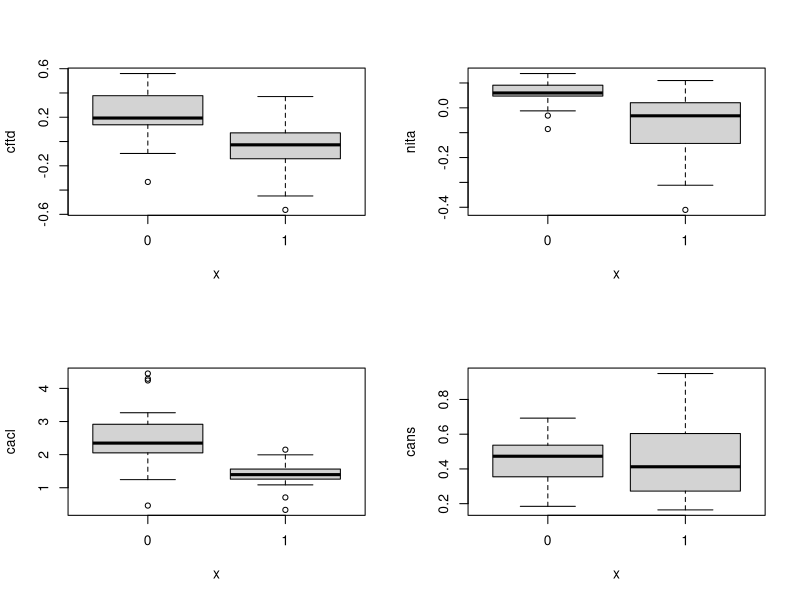
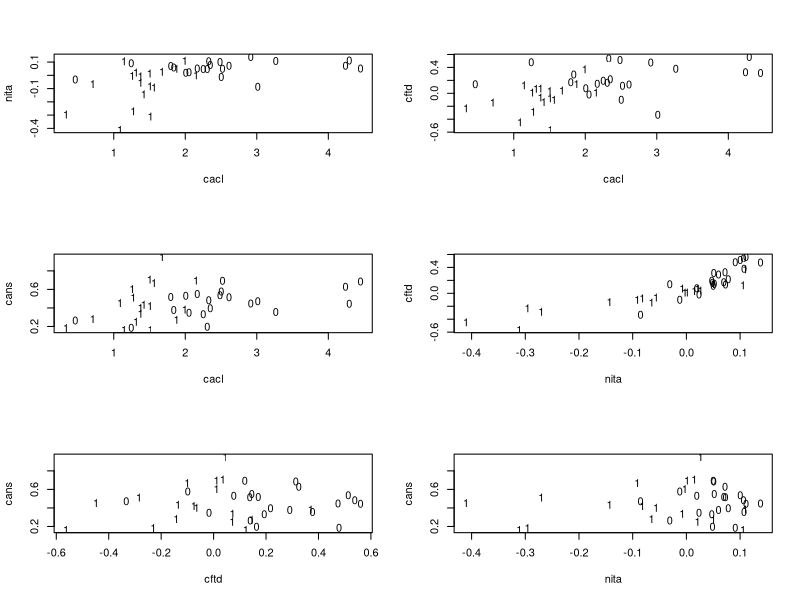
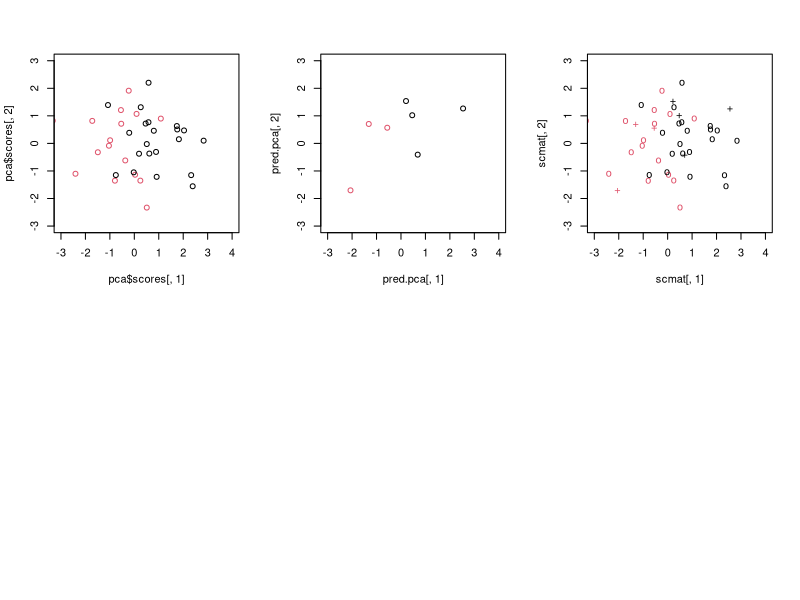

Here is the R script that generated these plots, in order:
# bankruptcy data, training + holdout
br.tr=read.table("bankruptcy-train.txt",head=T,skip=5)
br.ho=read.table("bankruptcy-holdout.txt",head=T,skip=5)

attach(br.tr)

#1(a)   cacl has largest absolute correlation with ibr
print(cor(br.tr))
#            cftd       nita       cacl        cans         ibr
#cftd  1.00000000  0.8702781  0.5052091  0.06085016 -0.55864023
#nita  0.87027807  1.0000000  0.4955879  0.13733578 -0.53221770
#cacl  0.50520912  0.4955879  1.0000000  0.36419711 -0.60628353
#cans  0.06085016  0.1373358  0.3641971  1.00000000 -0.04595699
#ibr  -0.55864023 -0.5322177 -0.6062835 -0.04595699  1.00000000

#1(b)
par(mfrow=c(2,2))
# first 3 seem to have discrimination power
plot(factor(ibr),cftd,ylab="cftd")
plot(factor(ibr),nita,ylab="nita")
plot(factor(ibr),cacl,ylab="cacl")  
plot(factor(ibr),cans,ylab="cans") # not good

#1(c)
par(mfrow=c(3,2))
plot(cacl,nita,type="n")
text(cacl,nita,label=ibr)
plot(cacl,cftd,type="n")
text(cacl,cftd,label=ibr)  # best ??
plot(cacl,cans,type="n")
text(cacl,cans,label=ibr)
plot(nita,cftd,type="n")
text(nita,cftd,label=ibr)  
plot(cftd,cans,type="n")
text(cftd,cans,label=ibr)
plot(nita,cans,type="n")
text(nita,cans,label=ibr)  # not good

# Best 2-variables are cacl,cftd  or nita,cftd
# Worst 2-variables are cans with nita ?

#2(a)
fit4=glm(ibr~cftd+nita+cacl+cans,family="binomial")
print(summary(fit4))
#Coefficients:
#            Estimate Std. Error z value Pr(>|z|)   
#(Intercept)    4.851      2.375   2.042  0.04112 * 
#cftd          -6.875      5.706  -1.205  0.22829   
#nita           4.951     12.743   0.389  0.69764   
#cacl          -3.179      1.217  -2.613  0.00898 **
#cans           3.029      3.160   0.959  0.33774   
#    Null deviance: 53.834  on 38  degrees of freedom
#Residual deviance: 25.902  on 34  degrees of freedom
#AIC: 35.902

#2(b)
fit2=glm(ibr~cacl+cftd,family="binomial",data=br.tr)
print(summary(fit2))
#Coefficients:
#            Estimate Std. Error z value Pr(>|z|)   
#(Intercept)   5.3494     1.9810   2.700  0.00693 **
#cacl         -2.7042     0.9987  -2.708  0.00677 **
#cftd         -5.7877     2.8155  -2.056  0.03981 * 
#    Null deviance: 53.834  on 38  degrees of freedom
#Residual deviance: 27.127  on 36  degrees of freedom
#AIC: 33.127 [smaller than 4-variable model]


#2(c)
fit2w=glm(ibr~cans+nita,family="binomial",data=br.tr)
print(summary(fit2w))
#Coefficients:
#             Estimate Std. Error z value Pr(>|z|)   
#(Intercept)   0.06449    1.10164   0.059  0.95332   
#cans         -0.01770    2.13873  -0.008  0.99340   
#nita        -17.17570    6.57781  -2.611  0.00902 **
#    Null deviance: 53.834  on 38  degrees of freedom
#Residual deviance: 38.903  on 36  degrees of freedom
#AIC: 44.903


#2(d)
pred4=predict(fit4,type="response")
print(table(ibr,pred4>0.5))   # this is best for smallest misclassification
#ibr FALSE TRUE
#  0    20    1
#  1     2   16

pred2=predict(fit2,type="response")
print(table(ibr,pred2>0.5))
#ibr FALSE TRUE
#  0    20    1
#  1     3   15

pred2w=predict(fit2w,type="response")
print(table(ibr,pred2w>0.5))
#ibr FALSE TRUE
#  0    18    3
#  1     6   12

# 2(e)
options(digits=4)
pred.ho4=predict(fit4,newdata=br.ho,type="response")
print(pred.ho4)
#        1         2         3         4         5         6         7 
#9.232e-01 7.401e-01 9.786e-01 2.123e-01 1.714e-01 2.931e-02 4.301e-07 

# holdout points #2, #4 have probability closer to 0.5, others near 0 or 1 
print(table(br.ho$ibr,pred.ho4>0.5))
#    FALSE TRUE
#  0     4    0
#  1     0    3
pred.ho2=predict(fit2,newdata=br.ho,type="response")
print(pred.ho2)
#        1         2         3         4         5         6         7 
#9.048e-01 8.622e-01 9.767e-01 1.745e-01 2.286e-01 9.582e-02 8.345e-06 
print(table(br.ho$ibr,pred.ho2>0.5)) # same as above

# 3(a)
pca=princomp(br.tr[,1:4],cor=T,scores=T)
print(summary(pca))
#                       Comp.1 Comp.2 Comp.3 Comp.4
#Standard deviation      1.528  1.031  0.690 0.3534
#Proportion of Variance  0.584  0.266  0.119 0.0312
#Cumulative Proportion   0.584  0.850  0.969 1.0000

# 3(b)
par(mfrow=c(2,3))
plot(pca$scores[,1],pca$scores[,2],col=(br.tr$ibr+1),xlim=c(-3,4),ylim=c(-3,3))
# some overlap

#3(c)
pred.pca=predict(pca,newdata=br.ho)
plot(pred.pca[,1],pred.pca[,2],col=(br.ho$ibr+1),xlim=c(-3,4),ylim=c(-3,3))

scmat=rbind(pca$scores,pred.pca)
y=c(br.tr$ibr,br.ho$ibr)
#pchar=c(rep(111,nrow(br.tr)),rep(43,nrow(br.ho)))
pchar=c(rep("o",nrow(br.tr)),rep("+",nrow(br.ho)))
plot(scmat[,1],scmat[,2],col=(y+1),xlim=c(-3,4),ylim=c(-3,3),pch=pchar)
# Most of the 7 are easy to classify, two of the non-bankrupt cases
#  are near the boundaries of the two groups.

# Exercise: write code to do the classification from pred.pca.
# What does the principal component analysis suggest that is not
#  apparent from the logistic regression analysis?

# 4: The two methods do about the same,
#   the two groups are not completely separated in the 4-dimensional
#   x-space.

